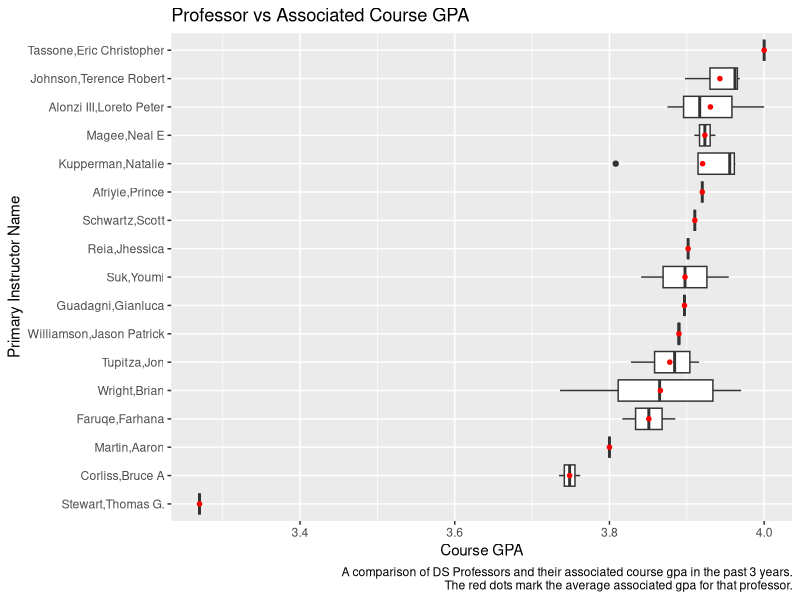
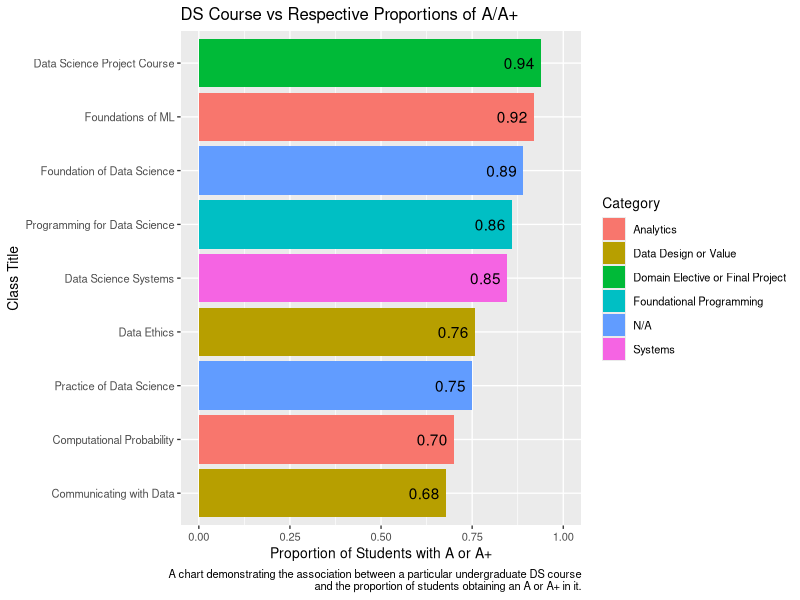
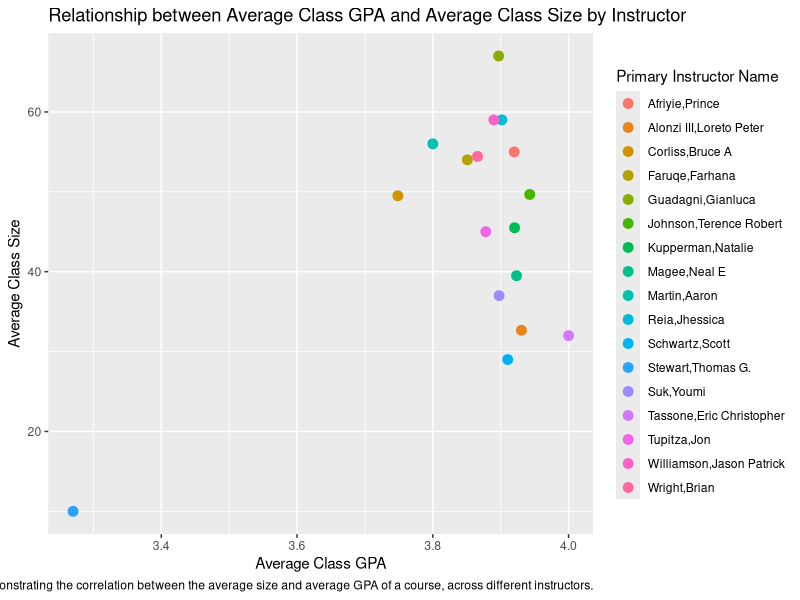
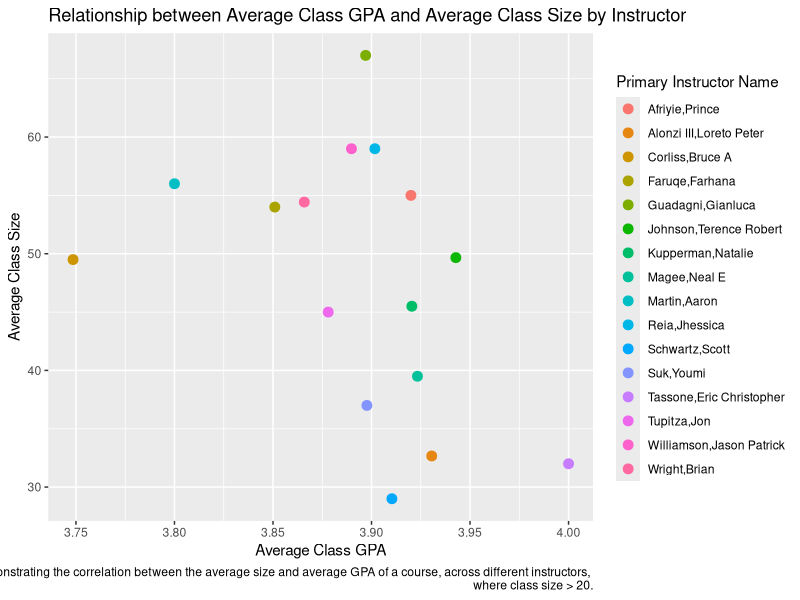
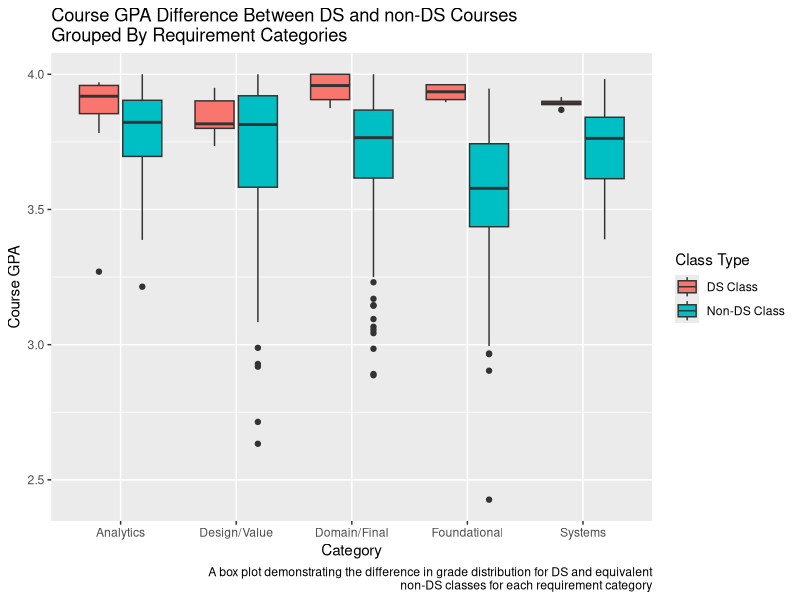
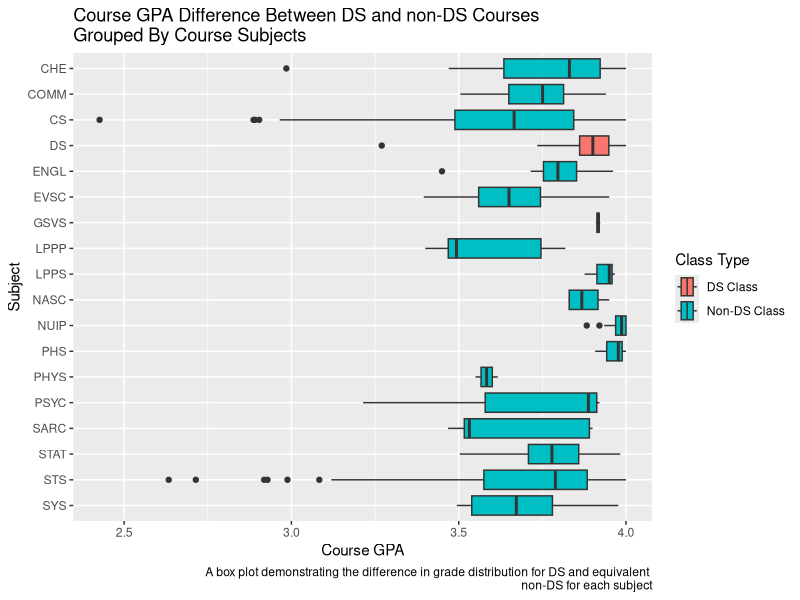

Write R code to recreate these figures, in order.
## ---- chunk 1
knitr::opts_chunk$set(echo = TRUE)
## ---- chunk 2
library(readxl)
library(ggplot2)
library(tidyverse)
## ---- chunk 3
ds_courses <- read_excel("ds_courses.xlsx"); ds_courses
## ---- chunk 4
# filter for undergrad
ds_courses <- filter(ds_courses, `Catalog Number` < 5000); ds_courses 
## ---- chunk 5
# select relevant columns for all questions
ds_courses <- select(ds_courses, `Catalog Number`, `Class Title`, `Primary Instructor Name`, 
                     `Course GPA`, `# of Students`, `A+`, A); ds_courses
## ---- chunk 6
# Q1
prof_gpas <- ds_courses %>% select(`Primary Instructor Name`, `Course GPA`) %>%     
  group_by(`Primary Instructor Name`) %>%
  summarize(avg_gpa = mean(`Course GPA`)) %>% arrange(desc(avg_gpa)); prof_gpas

prof_order <- fct_rev(factor(prof_gpas$`Primary Instructor Name`, 
                             levels=prof_gpas$`Primary Instructor Name`)); prof_order

prof_order_plot <- factor(ds_courses$`Primary Instructor Name`, levels=prof_order)

ggplot(ds_courses, aes(x=`Course GPA`, y=fct_rev(prof_order_plot))) + 
  geom_boxplot() + stat_summary(fun=mean, geom="point", shape=20, size=2, color="red") + 
  labs(title="Professor vs Associated Course GPA",
       y="Primary Instructor Name",
       caption="A comparison of DS Professors and their associated course gpa in the past 3 years.
       The red dots mark the average associated gpa for that professor.")

## ---- chunk 7
# Q2
grpd_courses <- ds_courses %>% select(`Class Title`, `# of Students`, `A+`, A) %>% 
  group_by(`Class Title`) %>% summarize(
    avg_stud = mean(`# of Students`), 
    `avg_A+` = mean(`A+`),
    avg_A = mean(A)); grpd_courses

prob_A <- (grpd_courses$avg_A + grpd_courses$`avg_A+`) / grpd_courses$avg_stud; prob_A

grpd_courses <- grpd_courses %>% mutate(prob_A) %>% arrange(desc(prob_A)); grpd_courses

classes <- fct_rev(factor(grpd_courses$`Class Title`, levels=grpd_courses$`Class Title`))

Category <- c("Domain Elective or Final Project", "Analytics", "N/A", "Foundational Programming", "Systems", "Data Design or Value", "N/A", "Analytics", "Data Design or Value")

ggplot(grpd_courses %>% mutate(Category), aes(x=prob_A, y=classes, fill=Category)) + geom_col() + xlim(0, 1) +
  theme_gray(base_size = 10) + geom_text(aes(label=format(round(prob_A, 2), nsmall = 2)), hjust=1.2) +
  labs(title="DS Course vs Respective Proportions of A/A+",
      x="Proportion of Students with A or A+",
      y="Class Title",
      caption="A chart demonstrating the association between a particular undergraduate DS course
      and the proportion of students obtaining an A or A+ in it.")

## ---- chunk 8
# Q3
# 3.1
gpa_vs_size <- ds_courses %>%
  group_by(`Primary Instructor Name`) %>%
  summarize(avg_gpa = mean(`Course GPA`),
            avg_size = mean(`# of Students`))

# Plotting
ggplot(gpa_vs_size, aes(x=avg_gpa, y=avg_size)) +
  geom_point(size = 3,aes(color=`Primary Instructor Name`)) +
  labs(x = "Average Class GPA", y = "Average Class Size", title = "Relationship between Average Class GPA and Average Class Size by Instructor", caption="A plot demonstrating the correlation between the average size and average GPA of a course, across different instructors.")
## ---- chunk 9
# 3.2
gpa_vs_size_2 <- ds_courses %>%
  filter(`# of Students` > 20) %>%
  group_by(`Primary Instructor Name`) %>%
  summarize(avg_gpa = mean(`Course GPA`),
            avg_size = mean(`# of Students`))

# Plotting
ggplot(gpa_vs_size_2, aes(x=avg_gpa, y=avg_size)) +
  geom_point(size = 3,aes(color=`Primary Instructor Name`)) +
  labs(x = "Average Class GPA", y = "Average Class Size", title = "Relationship between Average Class GPA and Average Class Size by Instructor", caption="A plot demonstrating the correlation between the average size and average GPA of a course, across different instructors, 
       where class size > 20.")
## ---- chunk 10
# Q4
all_courses <- read_excel("all_courses.xlsx"); all_courses
## ---- chunk 11
# select relevant columns for q4 and combine subject and catalog num
all_courses <- select(all_courses, `Subject`, `Catalog Number`, `Course GPA`); 
all_courses <- unite(all_courses, Course, Subject,`Catalog Number`, sep=" ", remove=FALSE)
all_courses
## ---- chunk 12
Fundamental = c("CS 1110", "CS 1111", "CS 1112", "CS 2110", "PHYS 1655", "CS 1113")
Analytics = c("CS 4774", "PSYC 5710", "STAT 5630")
Systems = c("CS 4750", "COMM 3220", "SYS 2202")
DesignValue = c("SARC 5400", "APMA 2500", "COMM 3810", "COMM 4520", "LPPP 4210", 
                "NASC 4200", "NUIP 3311", "LPPS 5360", "STS 4600", "NUIP 4311")
DomainFinal = c("BME 3636", "CHE 4561", "COMM 4351", "COMM 4230", "COMM 4520", "COMM 4522",
                "CS 3710", "CS 4501", "ENGL 3500", "EVSC 3020", "EVSC 4080", "EVSC 5040",
                "GSVS 4100", "PHS 3102", "STAT 4220", "STAT 4630", "STAT 4800", "STAT 4996")
## ---- chunk 13
# filter out irrelevant courses
all_courses <- filter(all_courses, substr(Course,1,2)=="DS" | match(Course, Fundamental)
                      | match(Course, Analytics) | match(Course, Systems)
                      | match(Course, DesignValue) | match(Course, DomainFinal))
all_courses
## ---- chunk 14
# create new column for category
all_courses <- mutate(all_courses, Category = case_when(
  Course %in% Fundamental | Course=="DS 1002" ~ "Foundational",
  Course %in% Analytics | Course=="DS 2006" | Course=="DS 3001" | Course=="DS 3005"
  | Course=="DS 3006" ~ "Analytics",
  Course %in% Systems | Course=="DS 2002" ~ "Systems",
  Course %in% DesignValue | Course=="DS 2003" | Course=="DS 2004" ~ "Design/Value",
  Course %in% DomainFinal | Course=="DS 4002" ~ "Domain/Final"
)) %>% drop_na(Category);
all_courses
## ---- chunk 15
# mark ds courses
all_courses <- mutate(all_courses, `Class Type` = if_else(substr(Course,1,2)=="DS", "DS Class", "Non-DS Class"))
all_courses
## ---- chunk 16
ggplot(all_courses, aes(fill=`Class Type`, y=`Course GPA`, x=Category)) + 
  geom_boxplot() + labs(title="Course GPA Difference Between DS and non-DS Courses \nGrouped By Requirement Categories", caption="A box plot demonstrating the difference in grade distribution for DS and equivalent\n non-DS classes for each requirement category")
## ---- chunk 17
ggplot(all_courses, aes(fill=`Class Type`, x=`Course GPA`, y=fct_rev(Subject))) + 
  geom_boxplot() + ggtitle("Course GPA Difference Between DS and non-DS Courses \nGrouped By Course Subjects") + labs(caption="A box plot demonstrating the difference in grade distribution for DS and equivalent \nnon-DS for each subject") + ylab("Subject")
